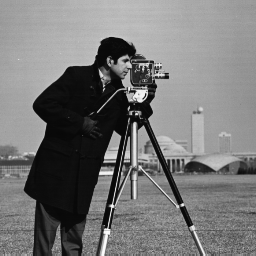
%> input picture hw3/img/cameraman.tif, 256 x 256 px
$ octave dct.m   (GNU Octave 9; MATLAB toolbox functions it lacks are replaced by stand-ins)
%> lines starting %> are read from the running program, lines starting %| are printed output that depends on the picture
clc;
clear;

I = imread('cameraman.tif');
%> I is the input picture: size 256x256 uint8; min 7, max 253, mean 118.7
I = im2double(I);
%> I: size 256x256 double
T = dctmtx(8);
DCT = @(block_struct) T * block_struct.data * T';
B = blockproc(I,[8 8],DCT);
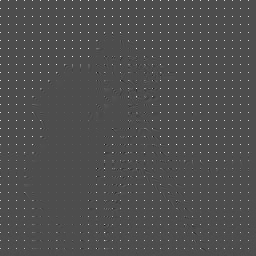
%> B: size 256x256 double; min -2.74, max 6.26, mean 0.0588; drawn with min black and max white
mask = [1   1   1   1   0   0   0   0
        1   1   1   0   0   0   0   0
        1   1   0   0   0   0   0   0
        1   0   0   0   0   0   0   0
        0   0   0   0   0   0   0   0
        0   0   0   0   0   0   0   0
        0   0   0   0   0   0   0   0
        0   0   0   0   0   0   0   0];
mask2=[1 1 1 1 0 0 0 0 0 0 0 0 0 0 0 0
       1 1 1 0 0 0 0 0 0 0 0 0 0 0 0 0
       1 1 0 0 0 0 0 0 0 0 0 0 0 0 0 0
       1 0 0 0 0 0 0 0 0 0 0 0 0 0 0 0
       0 0 0 0 0 0 0 0 0 0 0 0 0 0 0 0
       0 0 0 0 0 0 0 0 0 0 0 0 0 0 0 0
       0 0 0 0 0 0 0 0 0 0 0 0 0 0 0 0
       0 0 0 0 0 0 0 0 0 0 0 0 0 0 0 0
       0 0 0 0 0 0 0 0 0 0 0 0 0 0 0 0
       0 0 0 0 0 0 0 0 0 0 0 0 0 0 0 0
       0 0 0 0 0 0 0 0 0 0 0 0 0 0 0 0
       0 0 0 0 0 0 0 0 0 0 0 0 0 0 0 0
       0 0 0 0 0 0 0 0 0 0 0 0 0 0 0 0
       0 0 0 0 0 0 0 0 0 0 0 0 0 0 0 0
       0 0 0 0 0 0 0 0 0 0 0 0 0 0 0 0
       0 0 0 0 0 0 0 0 0 0 0 0 0 0 0 0];

B2 = blockproc(B,[8 8],@(block_struct) mask .* block_struct.data);
invdct = @(block_struct) T' * block_struct.data * T;
I2 = blockproc(B2,[8 8],invdct);
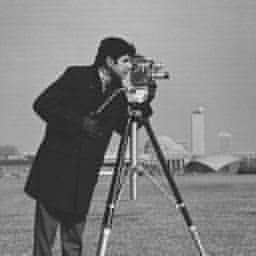
%> I2: size 256x256 double; min -0.191, max 1.1, mean 0.466; drawn with min black and max white

imshow(B);
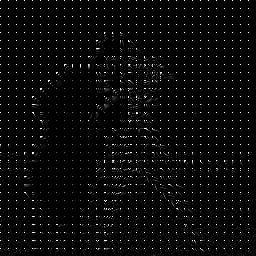
%> displayed picture: size 256x256, on the screen's scale of 0 to 255; min 0, max 255, mean 8.2
%imwrite(B2, './img/cameraman_dct.tif');
